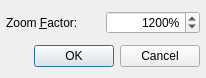
<?xml version="1.0" encoding="UTF-8"?>
<ui version="4.0">
 <class>IconZoomDialog</class>
 <widget class="QDialog" name="IconZoomDialog">
  <property name="geometry">
   <rect>
    <x>0</x>
    <y>0</y>
    <width>206</width>
    <height>78</height>
   </rect>
  </property>
  <property name="windowTitle">
   <string>Zoom</string>
  </property>
  <layout class="QVBoxLayout">
   <item>
    <layout class="QHBoxLayout">
     <item>
      <widget class="QLabel" name="zoomLabel">
       <property name="text">
        <string>Zoom &amp;Factor:</string>
       </property>
       <property name="buddy">
        <cstring>zoomSpinBox</cstring>
       </property>
      </widget>
     </item>
     <item>
      <widget class="QSpinBox" name="zoomSpinBox">
       <property name="toolTip">
        <string>Enter zoom factor</string>
       </property>
       <property name="whatsThis">
        <string>&lt;b&gt;Zoom Factor&lt;/b&gt;
&lt;p&gt;Enter the desired zoom factor here. The zoom factor
may be between -10 and +20 and is the increment that is 
added to the size of the fonts used in the editor windows.&lt;/p&gt;</string>
       </property>
       <property name="alignment">
        <set>Qt::AlignRight</set>
       </property>
       <property name="suffix">
        <string>%</string>
       </property>
       <property name="minimum">
        <number>100</number>
       </property>
       <property name="maximum">
        <number>10000</number>
       </property>
       <property name="singleStep">
        <number>100</number>
       </property>
       <property name="value">
        <number>1200</number>
       </property>
      </widget>
     </item>
    </layout>
   </item>
   <item>
    <widget class="QDialogButtonBox" name="buttonBox">
     <property name="orientation">
      <enum>Qt::Horizontal</enum>
     </property>
     <property name="standardButtons">
      <set>QDialogButtonBox::Cancel|QDialogButtonBox::Ok</set>
     </property>
    </widget>
   </item>
  </layout>
 </widget>
 <layoutdefault spacing="6" margin="6"/>
 <pixmapfunction>qPixmapFromMimeSource</pixmapfunction>
 <tabstops>
  <tabstop>zoomSpinBox</tabstop>
  <tabstop>buttonBox</tabstop>
 </tabstops>
 <resources/>
 <connections>
  <connection>
   <sender>buttonBox</sender>
   <signal>accepted()</signal>
   <receiver>IconZoomDialog</receiver>
   <slot>accept()</slot>
   <hints>
    <hint type="sourcelabel">
     <x>50</x>
     <y>53</y>
    </hint>
    <hint type="destinationlabel">
     <x>49</x>
     <y>76</y>
    </hint>
   </hints>
  </connection>
  <connection>
   <sender>buttonBox</sender>
   <signal>rejected()</signal>
   <receiver>IconZoomDialog</receiver>
   <slot>reject()</slot>
   <hints>
    <hint type="sourcelabel">
     <x>140</x>
     <y>57</y>
    </hint>
    <hint type="destinationlabel">
     <x>140</x>
     <y>68</y>
    </hint>
   </hints>
  </connection>
 </connections>
</ui>
